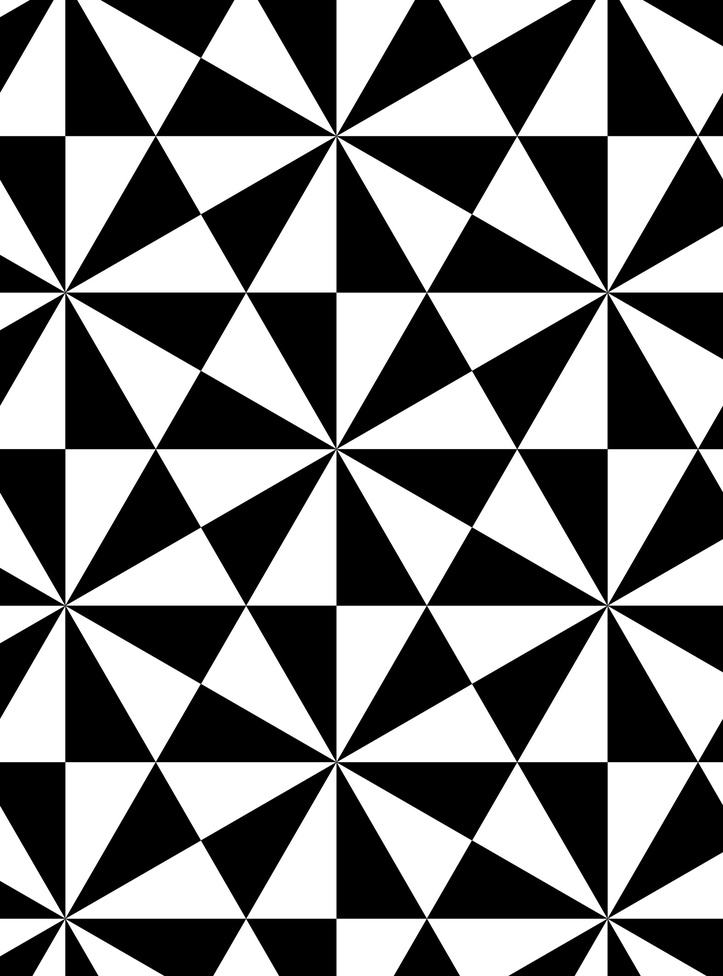
%> input picture Author_GradientBalance/Data/Tiling/tiling.jpg, 723 x 976 px, shrunk from 1575 x 2126 before the run
$ octave comparsion_detection.m   (GNU Octave 9; MATLAB toolbox functions it lacks are replaced by stand-ins)
%> lines starting %> are read from the running program, lines starting %| are printed output that depends on the picture
%> further down, I is the input picture: size 976x723 uint8; min 0, max 255, mean 126.8
### Author_GradientBalance/Algorithm/Functions/imFuctions/imVanishingPower.m
function V=imVanishingPower(img,kernel)
    %compute the vanishing power map of the input image
    %-V: vanishing power map
    %-img: input image
    %-kernel: the sampling kernel (see our article for details)
    [Gx,Gy] = imgradientxy(img,'central');
    Gmag = imfilter((Gx.^2+Gy.^2).^0.5,kernel);
    Gvec = (imfilter(Gx,kernel).^2 + imfilter(Gy,kernel).^2).^0.5;
    V = Gmag-Gvec;
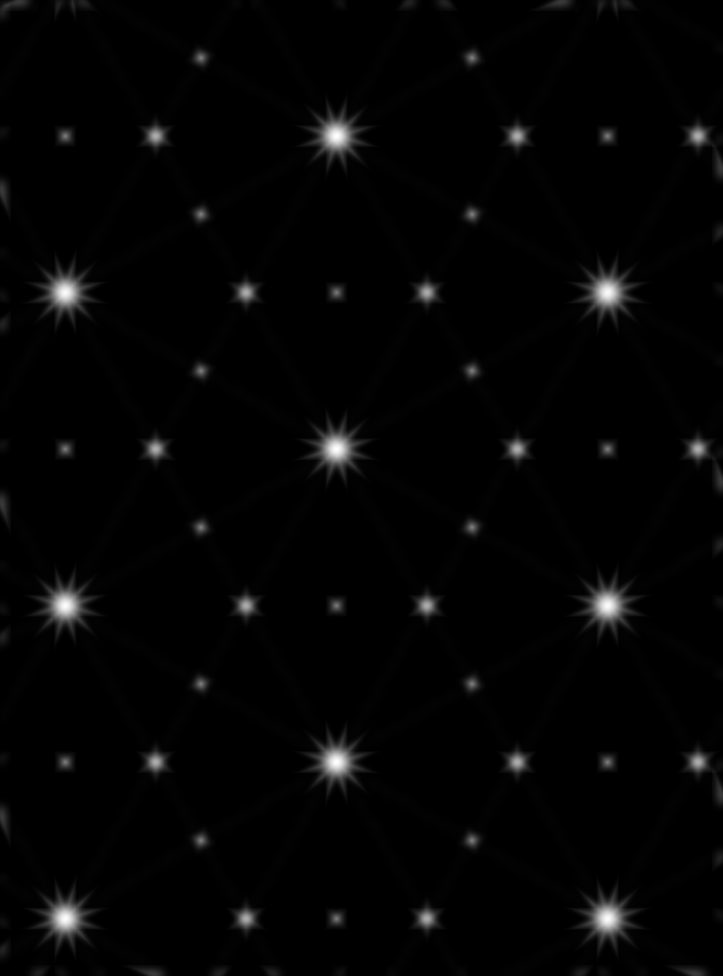
%> V: size 976x723 double; min -1.08e-19, max 77.36, mean 1.4; drawn with min black and max white
end

### Author_GradientBalance/Algorithm/Functions/imFuctions/imNMS.m
function p_init=imNMS(V,r,threshold)
%> called with r = 7
V_nms=V;
% non-maximum suppression
V_nms(imdilate(V_nms,strel('square',2*r+1))~=V_nms)=0;
%remove pixels on the boundary
V_nms(1:r,:) = 0; V_nms(end-r+1:end,:) = 0;
%> after `V_nms(1:r,:) = 0`: V_nms: size 976x723 double; min 0, max 77.36, mean 0; mean of the top-left, top-right, bottom-left and bottom-right quarters 0, 0, 0, 0
V_nms(:,1:r) = 0; V_nms(:,end-r+1:end) = 0;

if strcmp(threshold.type,'number')
    V_sort=V_nms(:);
    V_sort = sort(V_sort,'descend');
    %pick the candidates with top-"number" V power
    [im,in] = ind2sub(size(V_nms),find(V_nms>=V_sort(min(threshold.value,size(V_sort,1)))));
elseif strcmp(threshold.type,'power')
    %pick the candidates with responses larger than "power"
    [im,in] = ind2sub(size(V_nms),find(V_nms>threshold.value));
%> im = 1373 values from 9 to 969; in = 1373 values from 9 to 713
end

p_init = [in,im];
%> p_init = 1373 rows, first 12: [9 77; 17 691; 19 134; 20 134; 21 134; 21 320; 22 134; 23 134; 23 631; 23 943; 24 53; 24 134]

% [8 lines of commented-out code are left out]

end

### Author_GradientBalance/Experiment/Functions/detectGBFeatures.m
function points=detectGBFeatures(img,sigma)
ksize=4*sigma+1;
kernel=fspecial('gaussian',ksize,sigma);
V=imVanishingPower(img,kernel);

r=7;
threshold=struct('type','power','value',0);
Location=imNMS(V,r,threshold);
%> Location has the same summary as p_init in imNMS

metricValues=V(sub2ind(size(V),Location(:,2),Location(:,1)));
%> metricValues = 1373 values, max 77.36 at index 812, min 0.0827 at index 3, mean 1.91
points = cornerPoints(Location, 'Metric', metricValues(:));
%> points = 1373 points; strongest (x, y): (9, 77), (17, 691), (19, 134), (20, 134), (21, 134)
end

### Author_GradientBalance/Experiment/comparsion_detection.m
%%
%the comparsion of detection in our paper
%%
clear
close all
%%
I=imread('tiling.jpg');

crosses1 = detectGBFeatures(I,5);
%> crosses1 has the same summary as points in detectGBFeatures
showResult(I,crosses1,'GradientBalance');
%> in showResult, `strongest=crosses.selectStrongest(45);`: strongest = 45 points; strongest (x, y): (9, 77), (17, 691), (19, 134), (20, 134), (21, 134)

crosses2 = detectFASTFeatures(I);
%> crosses2 = 269 points; strongest (x, y): (515, 448), (515, 761), (521, 448), (153, 451), (159, 451)
showResult(I,crosses2,'FAST');
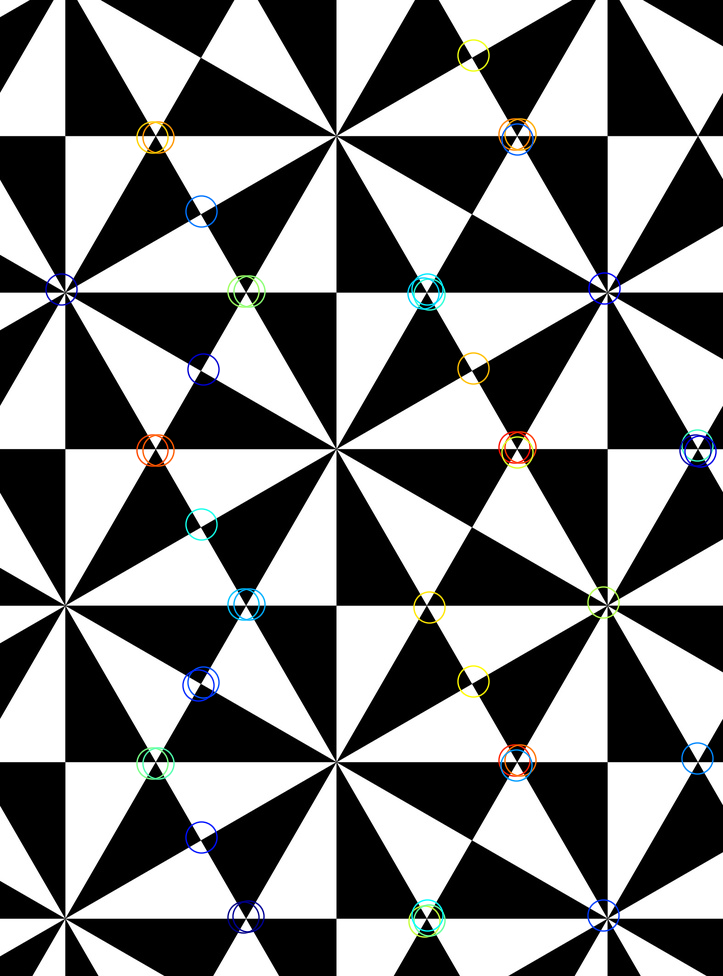
%> figure redrawn from the program's plot data

crosses3 = detectHarrisFeatures(I);
%> crosses3 = 119 points; strongest (x, y): (156, 448), (156, 761), (156, 135), (518, 451), (518, 138)
showResult(I,crosses3,'Harris');
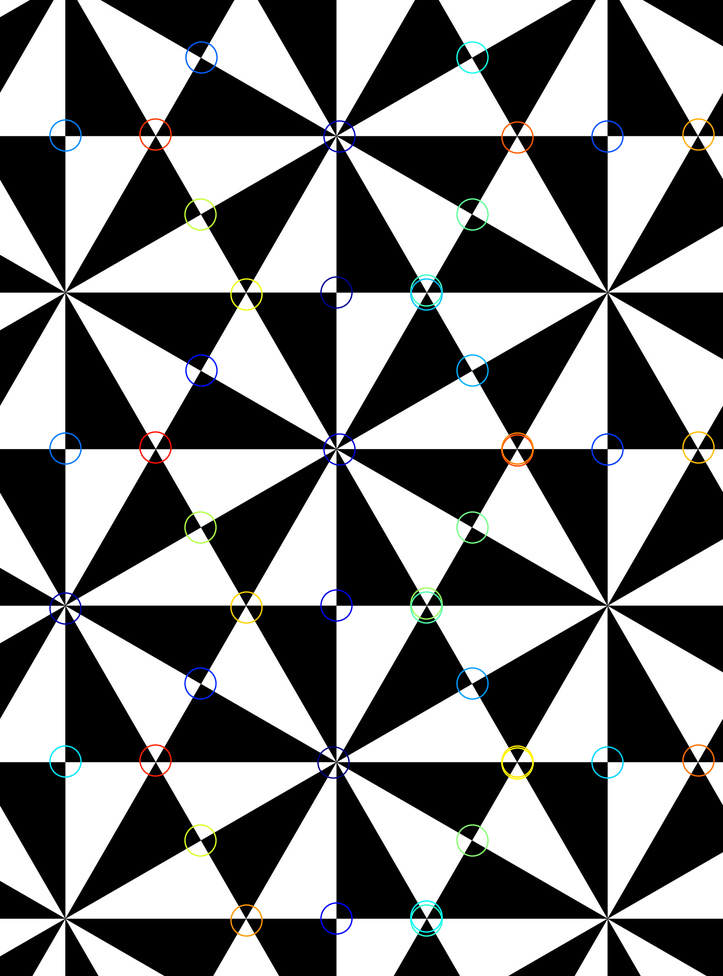
%> figure redrawn from the program's plot data

crosses4 = detectBRISKFeatures(I);
%> crosses4 = 1327 points; strongest (x, y): (502, 441), (521, 761), (521, 448), (153, 451), (515, 448)
showResult(I,crosses4,'BRISK');
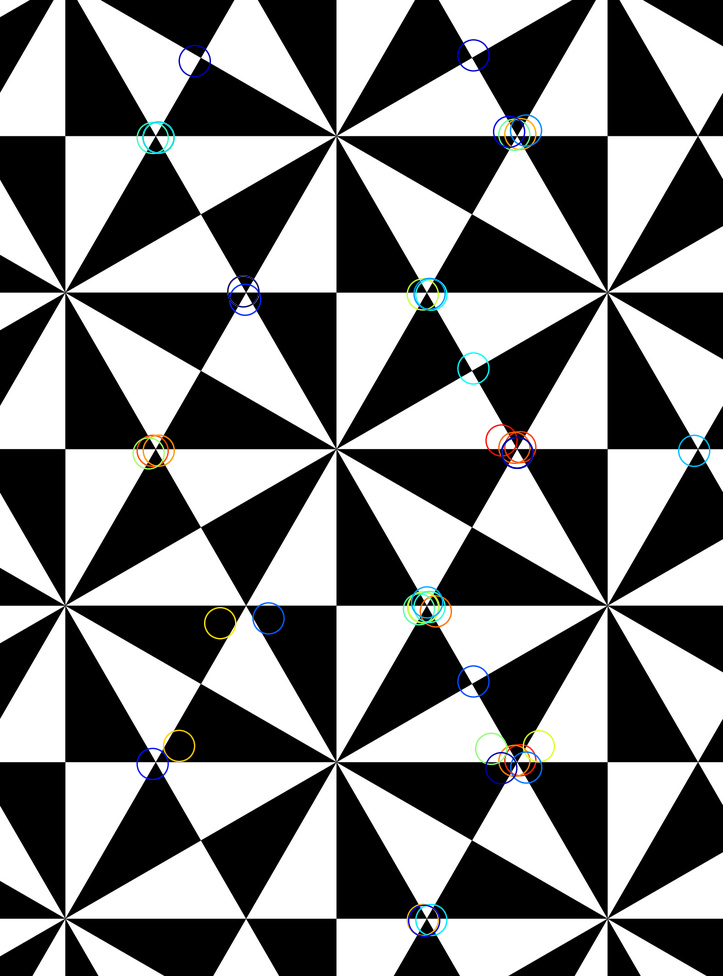
%> figure redrawn from the program's plot data

crosses5 = detectKAZEFeatures(I);
%> crosses5 = 3705 points; strongest (x, y): (156, 429), (247, 314), (156, 742), (699, 429), (247, 627)
showResult(I,crosses5,'KAZE');
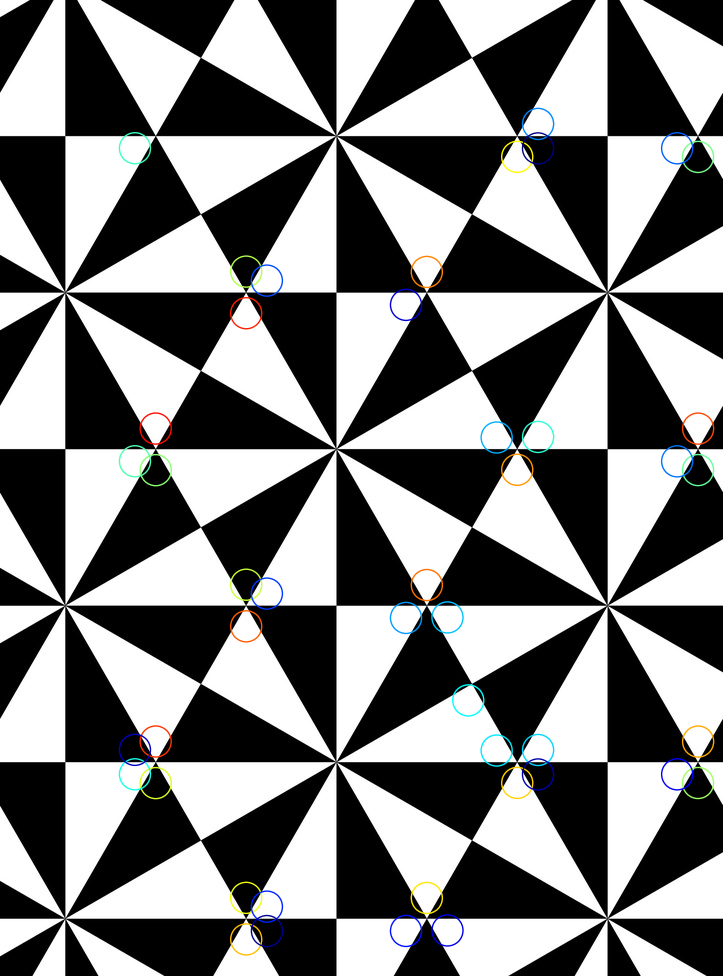
%> figure redrawn from the program's plot data

crosses6 = detectORBFeatures(I);
%> crosses6 = 1762 points; strongest (x, y): (427, 296), (156, 447), (247, 290), (427, 609), (518, 140)
showResult(I,crosses6,'ORB');
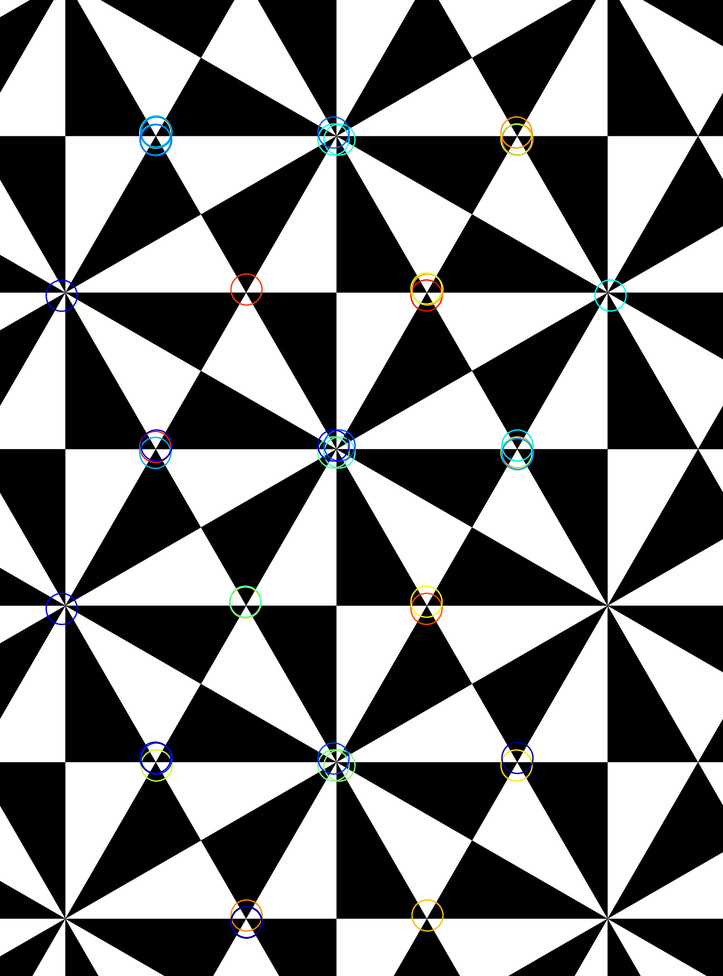
%> figure redrawn from the program's plot data

%> the run ends on the next line
crosses7 = detectSURFFeatures(I);
% [4 lines not run here, left out]
function showResult(I,crosses,figName)
strongest=crosses.selectStrongest(45);
figure('Name',figName)
imshow(I);
hold on
j=jet;
gap=floor(size(j,1)/45);
c=j(1:gap:end,:);%color
c=c(1:45,:);
c=flip(c,1);
scatter(strongest.Location(:,1),strongest.Location(:,2),500,c,'o','LineWidth',5);
end
